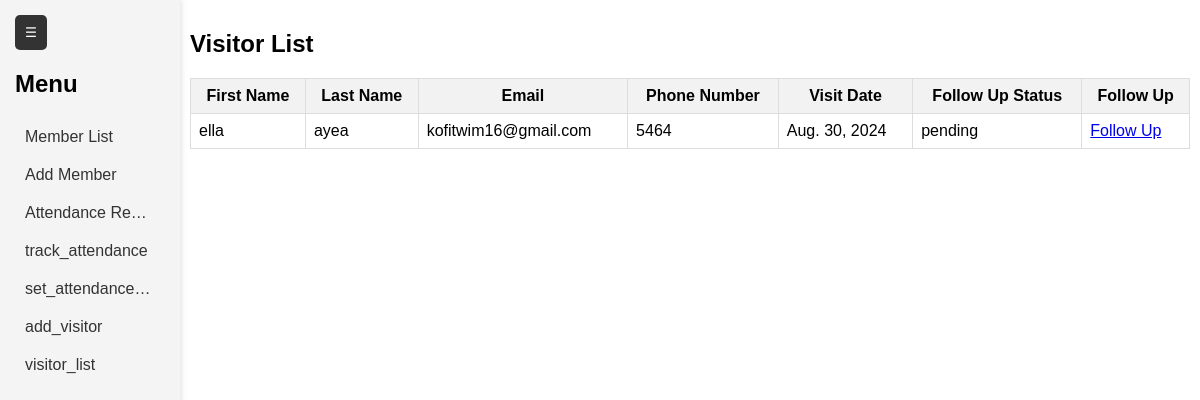
/visitors/, run on the app's committed database.
### members/models.py (models this page shows, shortened)
class Visitor(models.Model):
    first_name = models.CharField(max_length=100)
    last_name = models.CharField(max_length=100)
    email = models.EmailField()
    phone_number = models.CharField(max_length=15)
    visit_date = models.DateField(auto_now_add=True)
    follow_up_status = models.CharField(max_length=50, choices=[
        ('pending', 'Pending'),
        ('contacted', 'Contacted'),
        ('attended', 'Attended')
    ], default='pending')
    welcome_email_sent = models.BooleanField(default=False)  # New field

### members/views.py (the view)
# urls.py: path('visitors/', views.visitor_list, name='visitor_list'),
def visitor_list(request):
    visitors = Visitor.objects.all()
    return render(request, 'visitors/visitor_list.html', {'visitors': visitors})

### templates/visitors/visitor_list.html
{% extends 'members/base.html' %} {% block content %}
<h2>Visitor List</h2>
<table>
    <tr>
        <th>First Name</th>
        <th>Last Name</th>
        <th>Email</th>
        <th>Phone Number</th>
        <th>Visit Date</th>
        <th>Follow Up Status</th>
        <th>Follow Up </th>
    </tr>
    {% for visitor in visitors %}
    <tr>
        <td>{{ visitor.first_name }}</td>
        <td>{{ visitor.last_name }}</td>
        <td>{{ visitor.email }}</td>
        <td>{{ visitor.phone_number }}</td>
        <td>{{ visitor.visit_date }}</td>
        <td>{{ visitor.follow_up_status }}</td>
        <td>
            <a href="{% url 'follow_up_visitor' visitor.pk %}">Follow Up</a>
        </td>
    </tr>
    {% endfor %}
</table>
{% endblock %}

### templates/members/base.html (shortened to what this page needs)
<!DOCTYPE html>
<html lang="en">
<head>
</head>
<body>
    <div class="sidebar">
        <button class="toggle-btn" onclick="toggleSidebar()">☰</button>
        <h2>Menu</h2>
        <a href="{% url 'member_list' %}">Member List</a>
        <a href="{% url 'add_member' %}">Add Member</a>
        <a href="{% url 'attendance_report' %}">Attendance Report</a>
        <a href="{% url 'track_attendance' %}">track_attendance</a>
        <a href="{% url 'set_attendance_type' %}">set_attendance_type</a>
        <a href="{% url 'add_visitor' %}">add_visitor</a>
        <a href="{% url 'visitor_list' %}">visitor_list</a>
    </div>
    <div class="content">
        {% block content %}{% endblock %}
    </div>
</body>
</html>

### templates/members/base.html (style rules this page uses)
body { font-family: Arial, sans-serif; margin: 0; height: 100vh; display: flex; }
.sidebar { width: 150px; background-color: #f4f4f4; padding: 15px; height: 100%; box-shadow: 2px 0 5px rgba(0, 0, 0, 0.1); transition: width 0.3s; position: relative; overflow: hidden; }
.sidebar .toggle-btn { position: 20px; top: 15px; right: -40px; background: #333; color: #fff; border: none; border-radius: 5px; padding: 10px; cursor: pointer; z-index: 1000; transition: right 0.3s, transform 0.3s; }
.content { flex: 1; padding: 10px; margin-left: 0; transition: margin-left 0.3s; }
.sidebar a { display: block; padding: 10px; color: #333; text-decoration: none; white-space: nowrap; overflow: hidden; text-overflow: ellipsis; }
table { width: 100%; border-collapse: collapse; }
th, td { border: 1px solid #ddd; padding: 8px; }
th { background-color: #f2f2f2; }

### data on the page
Visitor: first_name "ella", last_name "ayea", email "kofitwim16@gmail.com", phone_number "5464", visit_date "Aug. 30, 2024", follow_up_status "pending"
